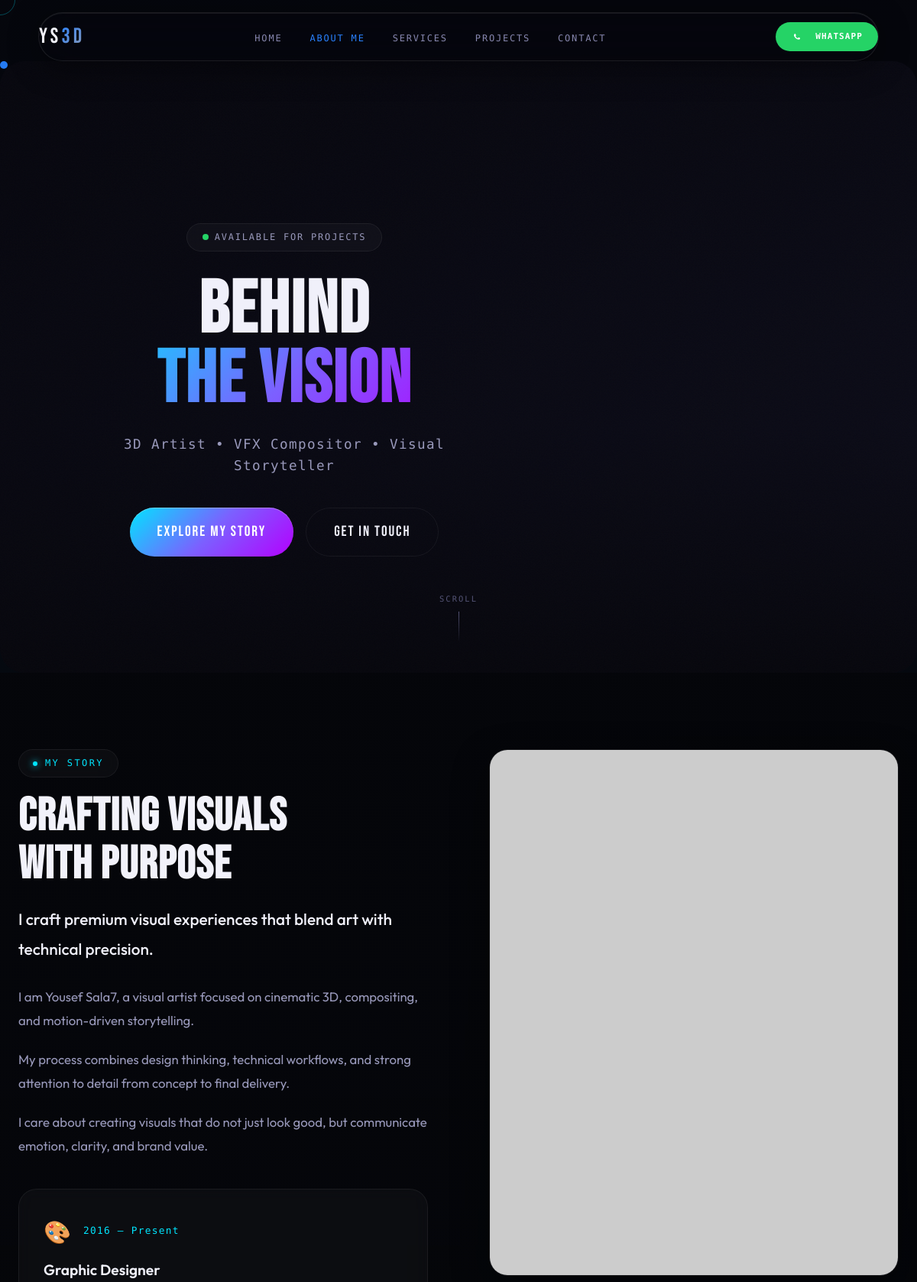
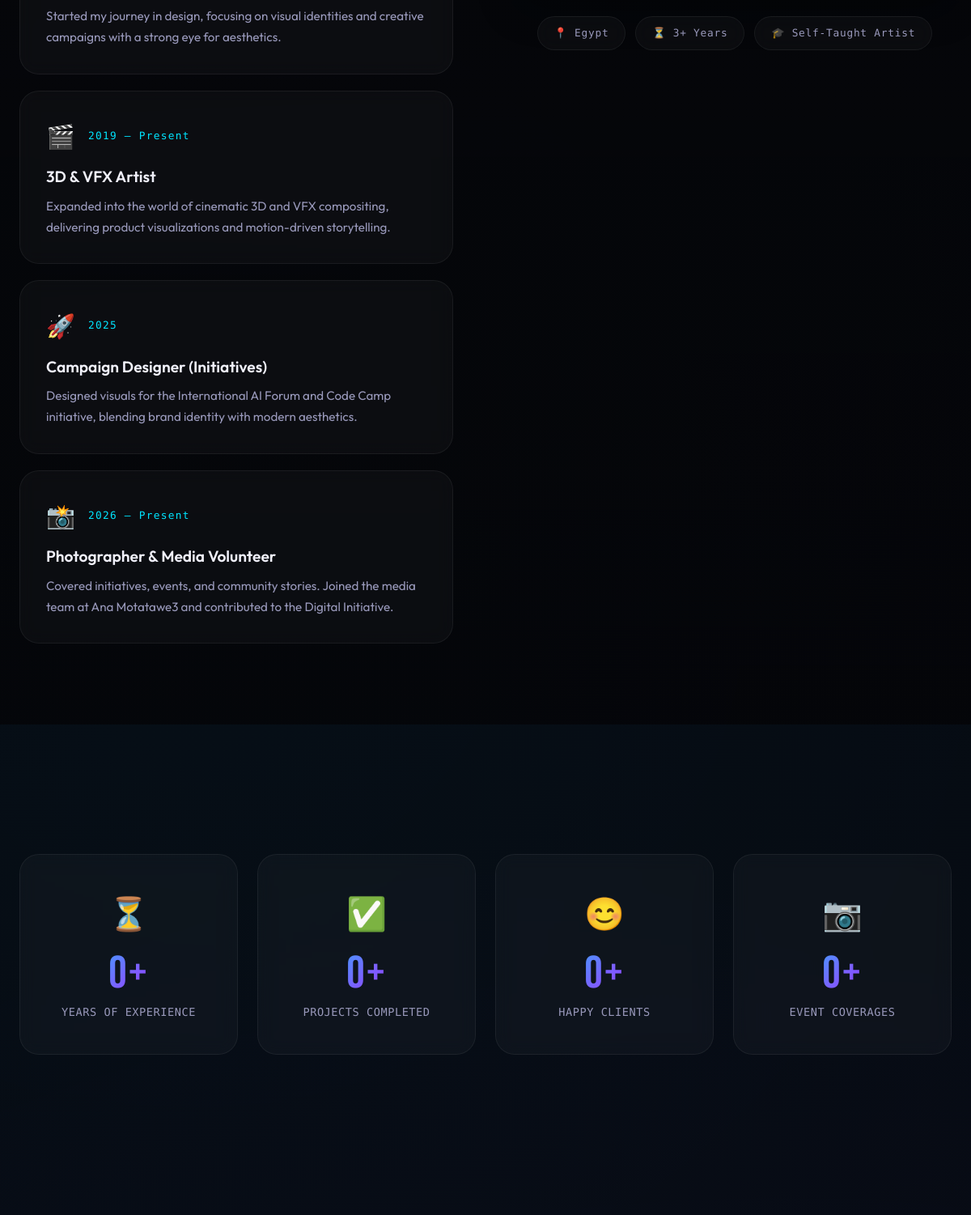
Page /about.php (upper part) on the committed database (2 pictures, top to bottom).
### tables this page shows
CREATE TABLE about_settings (
    id INTEGER PRIMARY KEY,
    profile_image TEXT,
    hero_image TEXT,
    hero_tagline TEXT,
    about_title TEXT,
    short_intro TEXT,
    bio_1 TEXT,
    bio_2 TEXT,
    bio_3 TEXT,
    location TEXT,
    years_experience TEXT,
    specialties TEXT,
    updated_at TIMESTAMP DEFAULT CURRENT_TIMESTAMP
);

### about.php (the view, shortened to what this page needs)
<?php
require 'db.php';
class AboutPageData {
    private PDO $pdo;
    private array $about;
    private array $settings;
    public function __construct(PDO $pdo) {
        $this->pdo = $pdo;
        $this->loadData();
    }
    private function loadData(): void {
        try {
            $this->about = $this->pdo->query("SELECT * FROM about_settings WHERE id=1")->fetch() ?: [];
            $this->settings = $this->pdo->query("SELECT * FROM site_settings WHERE id=1")->fetch() ?: [];
            $this->trackVisit();
        } catch (PDOException $e) {
            error_log("About page data loading failed: " . $e->getMessage());
            $this->about = [];
            $this->settings = [];
        }
    }
    private function processSpecialties(): void {
        $raw = $this->about['specialties'] ?? '';
    }
    private function trackVisit(): void {
        try {
            $stmt = $this->pdo->prepare("INSERT INTO visits (ip_address, user_agent, page_url, visited_at) VALUES (?, ?, ?, NOW())");
            $stmt->execute([
                $_SERVER['REMOTE_ADDR'] ?? 'UNKNOWN',
                $_SERVER['HTTP_USER_AGENT'] ?? 'UNKNOWN',
                '/about.php'
            ]);
        } catch (PDOException $e) {
        }
    }
    public function getProfileImage(): string {
        $img = $this->about['profile_image'] ?? '';
        return !empty($img) ? htmlspecialchars($img) : 'https://placehold.co/700x900/0d0d18/7777aa?text=Yousef+Salah';
    }
    public function getHeroImage(): string {
        $img = $this->about['hero_image'] ?? '';
        return !empty($img) ? htmlspecialchars($img) : '';
    }
    public function getWatermarkText(): string {
        return htmlspecialchars($this->settings['watermark_text'] ?? 'Yousef Sala7');
    }
    public function getWatermarkImage(): string {
        return htmlspecialchars($this->settings['watermark_image'] ?? '');
    }
    public function getWatermarkPosition(): string {
        $pos = $this->settings['watermark_position'] ?? 'bottom-right';
        return in_array($pos, ['top-left', 'top-right', 'bottom-left', 'bottom-right', 'center']) ? $pos : 'bottom-right';
    }
    public function getWatermarkOpacity(): string {
        return htmlspecialchars($this->settings['watermark_opacity'] ?? '0.62');
    }
    public function isWatermarkEnabled(): bool {
        return !empty($this->settings['watermark_enabled']);
    }
    public function getAbout(string $key, string $default = ''): string {
        return htmlspecialchars($this->about[$key] ?? $default);
    }
    public function getYearsExperience(): int {
        $years = $this->about['years_experience'] ?? '3';
        return is_numeric($years) ? (int)$years : 3;
    }
    public function getLocation(): string {
        return $this->about['location'] ?? 'Egypt';
    }
    public function getHeroTagline(): string {
        return htmlspecialchars($this->about['hero_tagline'] ?? '3D Artist | VFX Compositor | Visual Storyteller');
    }
}
$data = new AboutPageData($pdo);
$profileImage = $data->getProfileImage();
$watermarkEnabled = $data->isWatermarkEnabled() ? '1' : '0';
$watermarkText = $data->getWatermarkText();
$watermarkImage = $data->getWatermarkImage();
$watermarkPosition = $data->getWatermarkPosition();
$watermarkOpacity = $data->getWatermarkOpacity();
$yearsExp = $data->getYearsExperience();
$location = $data->getLocation();
$heroTagline = $data->getHeroTagline();
$heroImage = $data->getHeroImage();
$timeline = [
    [
        'year' => '2016 – Present',
        'title' => 'Graphic Designer',
        'description' => 'Started my journey in design, focusing on visual identities and creative campaigns with a strong eye for aesthetics.',
        'icon' => '🎨'
    ],
    [
        'year' => '2019 – Present',
        'title' => '3D & VFX Artist',
        'description' => 'Expanded into the world of cinematic 3D and VFX compositing, delivering product visualizations and motion-driven storytelling.',
        'icon' => '🎬'
    ],
    [
        'year' => '2025',
        'title' => 'Campaign Designer (Initiatives)',
        'description' => 'Designed visuals for the International AI Forum and Code Camp initiative, blending brand identity with modern aesthetics.',
        'icon' => '🚀'
    ],
    [
        'year' => '2026 – Present',
        'title' => 'Photographer & Media Volunteer',
        'description' => 'Covered initiatives, events, and community stories. Joined the media team at Ana Motatawe3 and contributed to the Digital Initiative.',
        'icon' => '📸'
    ]
];
$achievements = [
    ['number' => $yearsExp + 2, 'label' => 'Years of Experience', 'icon' => '⏳'],
    ['number' => 150, 'label' => 'Projects Completed', 'icon' => '✅'],
    ['number' => 60, 'label' => 'Happy Clients', 'icon' => '😊'],
    ['number' => 12, 'label' => 'Event Coverages', 'icon' => '📷'],
];
?>
<!DOCTYPE html>
<html lang="en" data-theme="dark">
<head>
  <link rel="stylesheet" href="style.css?v=<?= time() ?>">
  <link rel="stylesheet" href="https://unpkg.com/aos@2.3.1/dist/aos.css">
</head>
<body data-watermark-enabled="<?= $watermarkEnabled ?>"
  data-watermark-text="<?= $watermarkText ?>"
  data-watermark-image="<?= $watermarkImage ?>"
  data-watermark-position="<?= $watermarkPosition ?>"
  style="--wm-opacity: <?= $watermarkOpacity ?>;">
  <div class="cursor"></div>
  <div class="cursor-aura"></div>
  <nav id="navbar">
    <a href="index.php" class="nav-logo">YS<span>3D</span></a>
    <ul class="nav-links">
      <li><a href="index.php">Home</a></li>
      <li><a href="about.php" style="color: var(--accent);">About Me</a></li>
      <li><a href="index.php#services">Services</a></li>
      <li><a href="index.php#gallery">Projects</a></li>
      <li><a href="index.php#contact">Contact</a></li>
    </ul>
    <a href="https://wa.me/201061006991" target="_blank" class="nav-whatsapp">
      WhatsApp
    </a>
  </nav>
  <section class="hero-section" id="hero">
    <?php if ($heroImage): ?>
      <div class="hero-bg-image" style="background-image:url('<?= htmlspecialchars($heroImage) ?>');" data-parallax="0.3"></div>
    <?php else: ?>
      <div class="hero-bg-image" style="background:linear-gradient(135deg, #0d0d1a, #1a1a30);"></div>
    <?php endif; ?>
    <div class="hero-overlay-gradient"></div>
    <div class="hero-noise"></div>
    <div class="hero-content">
      <div class="hero-badge">
        <span class="hero-badge-dot"></span> Available for Projects
      </div>
      <h1 class="hero-title">
        <span class="hero-title-line">Behind</span>
        <span class="hero-title-line hero-title-accent">the Vision</span>
      </h1>
      <p class="hero-subtitle"><?= $heroTagline ?></p>
      <div class="hero-actions">
        <a href="#about" class="btn-primary">Explore My Story</a>
        <a href="index.php#contact" class="btn-outline">Get in Touch</a>
      </div>
    </div>
    <div class="scroll-indicator">
      <span>Scroll</span>
    </div>
  </section>
  <section class="section" id="about">
    <div class="about-grid">
      <div class="about-text-block" data-aos="fade-up" data-aos-duration="800">
        <div class="section-label">My Story</div>
        <h2 class="section-title">Crafting Visuals<br>with Purpose</h2>
        <p class="lead"><?= $data->getAbout('short_intro', 'I craft premium visual experiences that blend art with technical precision.') ?></p>
        <p><?= $data->getAbout('bio_1', 'I am Yousef Sala7, a visual artist focused on cinematic 3D, compositing, and motion-driven storytelling.') ?></p>
        <p><?= $data->getAbout('bio_2', 'My process combines design thinking, technical workflows, and strong attention to detail from concept to final delivery.') ?></p>
        <p><?= $data->getAbout('bio_3', 'I care about creating visuals that do not just look good, but communicate emotion, clarity, and brand value.') ?></p>
        <div class="timeline">
          <?php foreach ($timeline as $item): ?>
            <div class="timeline-item" data-aos="fade-right" data-aos-duration="600">
              <div class="timeline-header">
                <span class="timeline-icon"><?= $item['icon'] ?></span>
                <span class="timeline-year"><?= $item['year'] ?></span>
              </div>
              <div class="timeline-title"><?= $item['title'] ?></div>
              <div class="timeline-desc"><?= $item['description'] ?></div>
            </div>
          <?php endforeach; ?>
        </div>
      </div>
      <div class="visual-card" data-aos="fade-left" data-aos-duration="800">
        <div class="visual-card-wrap">
          <img src="<?= $profileImage ?>" alt="Yousef Salah - 3D Artist" class="visual-card-img" loading="lazy">
        </div>
        <div class="info-chips">
          <div class="info-chip">📍 <?= htmlspecialchars($location) ?></div>
          <div class="info-chip">⏳ <?= $yearsExp ?>+ Years</div>
          <div class="info-chip">🎓 Self-Taught Artist</div>
        </div>
      </div>
    </div>
  </section>
  <section class="section">
    <div class="stats-grid">
      <?php foreach ($achievements as $index => $ach): ?>
        <div class="stat-card" data-aos="zoom-in" data-aos-duration="600" data-aos-delay="<?= $index * 100 ?>">
          <div class="stat-icon"><?= $ach['icon'] ?></div>
          <div class="stat-number"><span class="counter" data-target="<?= $ach['number'] ?>">0</span>+</div>
          <div class="stat-label"><?= $ach['label'] ?></div>
        </div>
      <?php endforeach; ?>
    </div>
  </section>
  <section class="section">
  </section>
</body>
</html>

### rows in the picture
about_settings: hero_tagline "3D Artist • VFX Compositor • Visual Storyteller", short_intro "I craft premium visual experiences that blend art with technical precision.", bio_1 "I am Yousef Sala7, a visual artist focused on cinematic 3D, compositing, and motion-driven storytelling.", bio_2 "My process combines design thinking, technical workflows, and strong attention to detail from concept to final delivery.", bio_3 "I care about creating visuals that do not just look good, but communicate emotion, clarity, and brand value.", location "Egypt", years_experience "3"

### other values in the picture
$item['icon'] "🎨"
$item['year'] "2016 – Present"
$item['title'] "Graphic Designer"
$item['description'] "Started my journey in design, focusing on visual identities and creative campaigns with a strong eye for aesthetics."
$item['icon'] "🎬"
$item['year'] "2019 – Present"
$item['title'] "3D & VFX Artist"
$item['description'] "Expanded into the world of cinematic 3D and VFX compositing, delivering product visualizations and motion-driven storytelling."
$item['icon'] "🚀"
$item['year'] "2025"
$item['title'] "Campaign Designer (Initiatives)"
$item['description'] "Designed visuals for the International AI Forum and Code Camp initiative, blending brand identity with modern aesthetics."
$item['icon'] "📸"
$item['year'] "2026 – Present"
$item['title'] "Photographer & Media Volunteer"
